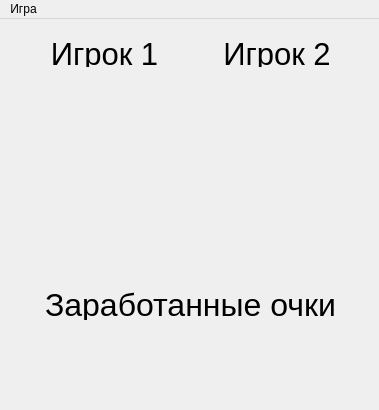
<?xml version="1.0" encoding="UTF-8"?>
<ui version="4.0">
 <class>MainWindow</class>
 <widget class="QMainWindow" name="MainWindow">
  <property name="geometry">
   <rect>
    <x>0</x>
    <y>0</y>
    <width>379</width>
    <height>410</height>
   </rect>
  </property>
  <property name="windowTitle">
   <string>Пьяница!</string>
  </property>
  <widget class="QWidget" name="centralWidget">
   <property name="styleSheet">
    <string notr="true">background-image:url(:/backgr/backgr/photo-1536918745164-74520ba9b75a.jpg);</string>
   </property>
   <widget class="QWidget" name="layoutWidget">
    <property name="geometry">
     <rect>
      <x>10</x>
      <y>90</y>
      <width>361</width>
      <height>181</height>
     </rect>
    </property>
    <layout class="QHBoxLayout" name="horizontalLayout_3">
     <item>
      <widget class="QLabel" name="picplayer1">
       <property name="text">
        <string/>
       </property>
       <property name="alignment">
        <set>Qt::AlignCenter</set>
       </property>
      </widget>
     </item>
     <item>
      <widget class="QLabel" name="picplayer2">
       <property name="text">
        <string/>
       </property>
       <property name="alignment">
        <set>Qt::AlignCenter</set>
       </property>
      </widget>
     </item>
    </layout>
   </widget>
   <widget class="QWidget" name="layoutWidget_2">
    <property name="geometry">
     <rect>
      <x>10</x>
      <y>310</y>
      <width>361</width>
      <height>61</height>
     </rect>
    </property>
    <layout class="QHBoxLayout" name="horizontalLayout_4">
     <item>
      <widget class="QLabel" name="ochkoplayer1">
       <property name="font">
        <font>
         <pointsize>30</pointsize>
        </font>
       </property>
       <property name="text">
        <string/>
       </property>
       <property name="alignment">
        <set>Qt::AlignCenter</set>
       </property>
      </widget>
     </item>
     <item>
      <widget class="QLabel" name="ochkoplayer2">
       <property name="font">
        <font>
         <pointsize>30</pointsize>
        </font>
       </property>
       <property name="text">
        <string/>
       </property>
       <property name="alignment">
        <set>Qt::AlignCenter</set>
       </property>
      </widget>
     </item>
    </layout>
   </widget>
   <widget class="QLabel" name="label_7">
    <property name="geometry">
     <rect>
      <x>10</x>
      <y>270</y>
      <width>361</width>
      <height>31</height>
     </rect>
    </property>
    <property name="font">
     <font>
      <pointsize>24</pointsize>
     </font>
    </property>
    <property name="text">
     <string>Заработанные очки</string>
    </property>
    <property name="alignment">
     <set>Qt::AlignCenter</set>
    </property>
   </widget>
   <widget class="QWidget" name="layoutWidget_3">
    <property name="geometry">
     <rect>
      <x>10</x>
      <y>10</y>
      <width>361</width>
      <height>78</height>
     </rect>
    </property>
    <layout class="QVBoxLayout" name="verticalLayout">
     <item>
      <layout class="QHBoxLayout" name="horizontalLayout">
       <item>
        <widget class="QLabel" name="label">
         <property name="font">
          <font>
           <pointsize>23</pointsize>
          </font>
         </property>
         <property name="text">
          <string>Игрок 1</string>
         </property>
         <property name="alignment">
          <set>Qt::AlignCenter</set>
         </property>
        </widget>
       </item>
       <item>
        <widget class="QLabel" name="label_2">
         <property name="font">
          <font>
           <pointsize>23</pointsize>
          </font>
         </property>
         <property name="text">
          <string>Игрок 2</string>
         </property>
         <property name="alignment">
          <set>Qt::AlignCenter</set>
         </property>
        </widget>
       </item>
      </layout>
     </item>
     <item>
      <layout class="QHBoxLayout" name="horizontalLayout_2">
       <item>
        <widget class="QLabel" name="label_3">
         <property name="font">
          <font>
           <pointsize>15</pointsize>
          </font>
         </property>
         <property name="text">
          <string/>
         </property>
         <property name="alignment">
          <set>Qt::AlignCenter</set>
         </property>
        </widget>
       </item>
       <item>
        <widget class="QLabel" name="cardsplayer2">
         <property name="font">
          <font>
           <pointsize>15</pointsize>
          </font>
         </property>
         <property name="text">
          <string/>
         </property>
         <property name="alignment">
          <set>Qt::AlignCenter</set>
         </property>
        </widget>
       </item>
      </layout>
     </item>
    </layout>
   </widget>
  </widget>
  <widget class="QMenuBar" name="menuBar">
   <property name="geometry">
    <rect>
     <x>0</x>
     <y>0</y>
     <width>379</width>
     <height>28</height>
    </rect>
   </property>
   <widget class="QMenu" name="menu">
    <property name="title">
     <string>Игра</string>
    </property>
    <widget class="QMenu" name="menu_2">
     <property name="title">
      <string>Тип игры</string>
     </property>
     <addaction name="notstandardgametype"/>
     <addaction name="standartgametype"/>
    </widget>
    <widget class="QMenu" name="menu_3">
     <property name="title">
      <string>Кол-во карт</string>
     </property>
     <addaction name="action36"/>
     <addaction name="action52"/>
     <addaction name="action54"/>
    </widget>
    <addaction name="action"/>
    <addaction name="menu_2"/>
    <addaction name="menu_3"/>
   </widget>
   <addaction name="menu"/>
  </widget>
  <action name="action">
   <property name="text">
    <string>Начать игру</string>
   </property>
  </action>
  <action name="notstandardgametype">
   <property name="checkable">
    <bool>true</bool>
   </property>
   <property name="text">
    <string>Поддавки</string>
   </property>
  </action>
  <action name="standartgametype">
   <property name="checkable">
    <bool>true</bool>
   </property>
   <property name="checked">
    <bool>true</bool>
   </property>
   <property name="text">
    <string>Основная</string>
   </property>
  </action>
  <action name="action36">
   <property name="checkable">
    <bool>true</bool>
   </property>
   <property name="checked">
    <bool>true</bool>
   </property>
   <property name="text">
    <string>&amp;36</string>
   </property>
  </action>
  <action name="action52">
   <property name="checkable">
    <bool>true</bool>
   </property>
   <property name="text">
    <string>&amp;52</string>
   </property>
  </action>
  <action name="action54">
   <property name="checkable">
    <bool>true</bool>
   </property>
   <property name="text">
    <string>5&amp;4</string>
   </property>
  </action>
 </widget>
 <layoutdefault spacing="6" margin="11"/>
 <resources/>
 <connections/>
</ui>
